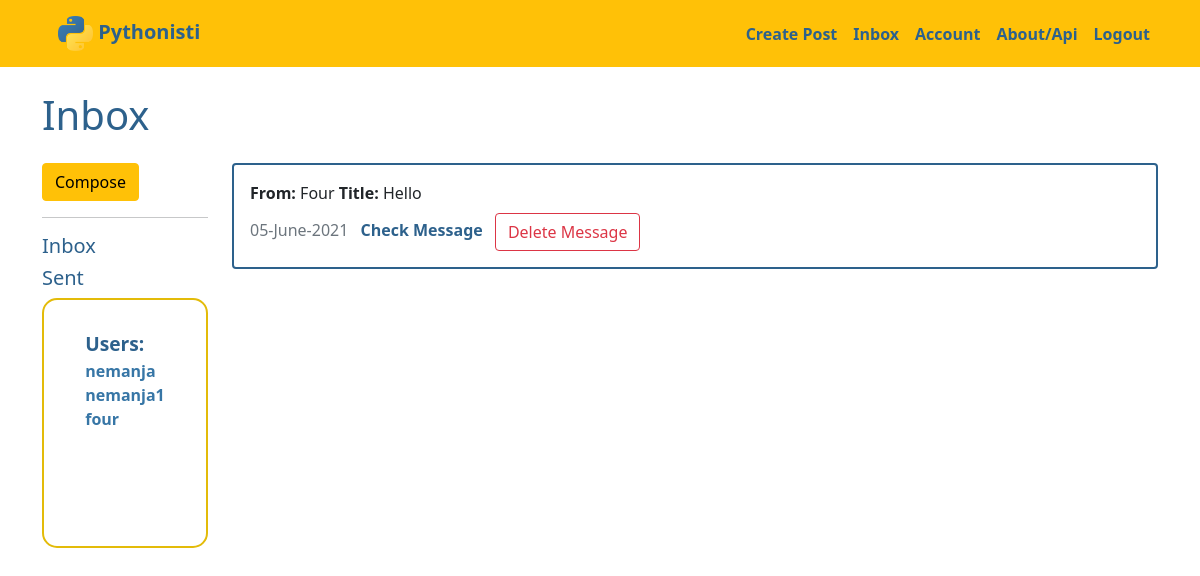
Page /mail/inbox (signed in) on the earlier database version.
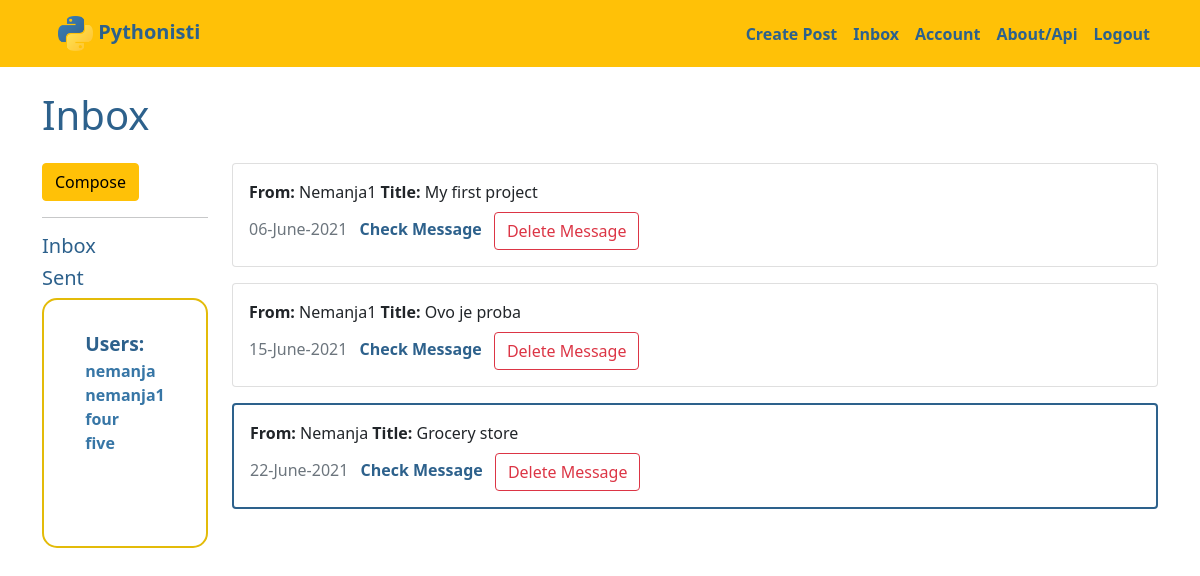
Same page on the later database version.
### myproject/models.py (models this page shows, shortened)
class User(db.Model, UserMixin):
    __tablename__ = 'users'
    id = db.Column(db.Integer, primary_key=True)
    profile_image = db.Column(db.String(255), nullable=False, default='default_profile.png')
    email = db.Column(db.String(64), unique=True, index=True)
    username = db.Column(db.String(64), unique=True, index=True, nullable=False)
    password_hash = db.Column(db.String(255), nullable=False, index=True)
    posts = db.relationship('Blog', backref='author', lazy=True, cascade="all, delete-orphan")
    comments = db.relationship('Comment', backref='comment_author', lazy=True, cascade="all, delete-orphan")
    send_messages = db.relationship(
        'Message',
        backref='sender',
        foreign_keys='Message.sender_id',
        lazy=True,
        cascade="save-update")
    receive_messages = db.relationship(
        'Message',
        backref='receiver',
        foreign_keys='Message.receiver_id',
        lazy=True,
        cascade="save-update")

class Message(db.Model):
    __tablename__ = 'messages'
    id = db.Column(db.Integer, primary_key=True)
    title = db.Column(db.String(125), nullable=False, index=True)
    date = db.Column(db.DateTime, nullable=False, default=datetime.utcnow, index=True)
    text = db.Column(db.Text, nullable=False, index=True)
    seen = db.Column(db.Boolean, nullable=False, default=False, index=True)
    MESSAGE_VISIBLE_TO = db.Column(db.Integer, nullable=True, default=0)
    sender_id = db.Column(db.Integer, db.ForeignKey('users.id'), nullable=False)
    receiver_id = db.Column(db.Integer, db.ForeignKey('users.id'), nullable=False)

### myproject/mail/views.py (the view)
@messages_blueprint.route('/inbox')
@login_required
def inbox():
    messages = Message.query.filter(and_(Message.receiver_id == current_user.id,
                                    Message.MESSAGE_VISIBLE_TO.isnot(int(current_user.id)))).all()
    users = User.query.all()
    return render_template('inbox.html', messages=messages, users=users)

### myproject/models.py (called while the page is built)
@login_manager.user_loader
def load_user(user_id):
    return User.query.get(user_id)

### myproject/mail/templates/mail/inbox.html (shortened to what this page needs)
{% extends 'base.html' %}
{% block content %}
  <div class="jumbotron">
    <h1>Inbox</h1>
  </div>
<div class="row">
  <div class="col-md-2">
    <a href="{{ url_for('messages.create_message') }}" class="btn btn-warning">Compose</a>
    <hr>
    <a href="{{ url_for('messages.inbox') }}"><h5>Inbox</h5></a>
    <a href="{{ url_for('messages.sent_messages') }}"><h5>Sent</h5></a>
    <div class="user_list_div">
      <ul><span class='user_list_span'>Users:</span>
        {% for user in users %}
        <li>{{ user.username }}</li>
        {% endfor %}
      </ul>
    </div>
  </div>
    <div class="col-md-10 overflow_div">
      {% for message in messages %}
      {% if current_user.id == message.receiver.id %}
        {% if message.seen %}
        <div class="card mb-3" style="width: 100%;">
        {% else %}
        <div class="card mb-3" style="width: 100%; border:2px solid var(--dark_blue);">
        {% endif %}
          <div class="card-body">
            <p class="card-title"><strong>From: </strong>{{ message.sender.username|capitalize }} <strong>Title: </strong>{{ message.title|capitalize }}</p><label class="card-subtitle mb-2 text-muted">{{ message.date.strftime("%d-%B-%Y") }}</label>
            <a href="{{ url_for('messages.view_message', message_id=message.id) }}" class="card-link check_message_link">Check Message</a>
            <button type="button"
                class="btn btn-outline-danger"
                data-bs-toggle="modal"
                data-bs-target="#del_message{{ message.id }}">
                  Delete Message
            </button>
          </div>
        </div>
      {% endif %}
    {% endfor %}
    </div>
</div>
{% endblock %}

Differences in the rows shown:
removed Message: sender.username "Four", title "Hello", date "05-June-2021"
added User: username "five"
added Message: sender.username "Nemanja1", title "My first project", date "06-June-2021"
added Message: sender.username "Nemanja1", title "Ovo je proba", date "15-June-2021"
added Message: sender.username "Nemanja", title "Grocery store", date "22-June-2021"
